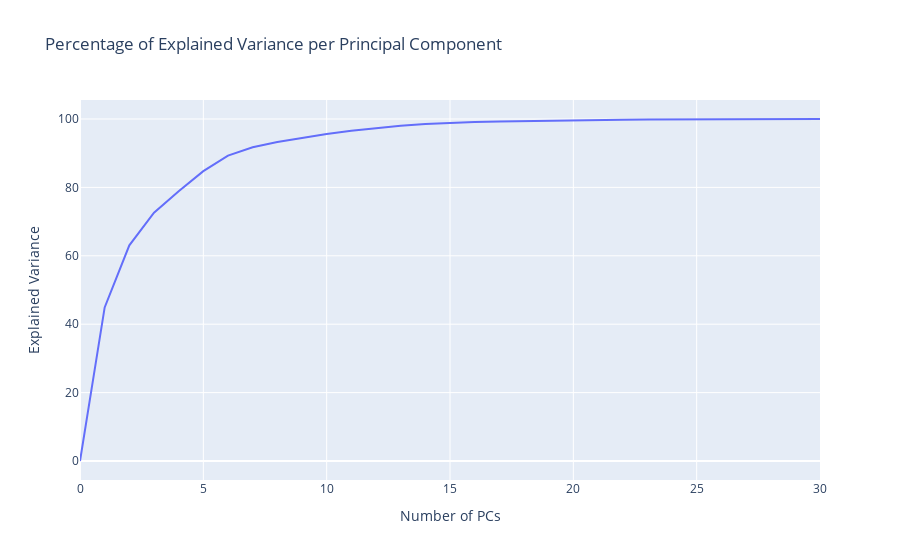

Notebook code for this chart:
### Markdown cell above
##### PCA

### Code cell
# Principal Component Analysis
eda.pca_variance_plot(train_df, identifier=id_features, categorical=categorical_features, continuous=continuous_features, target="Diagnosis")

### Figure 1 — Plotly figure (JSON) as saved in the notebook; plotly's stock layout.template omitted (floating-point values rounded to 4 significant figures)
{"data": [{"type": "scatter", "y": [0, 44.91, 63.07, 72.62, 78.87, 84.75, 89.29, 91.74, 93.25, 94.56, 95.64, 96.58, 97.37, 98.03, 98.54, 98.89, 99.13, 99.29, 99.43, 99.54, 99.65, 99.73, 99.8, 99.85, 99.9, 99.94, 99.97, 99.99, 100.0, 100.0, 100.0]}], "layout": {"title": {"text": "Percentage of Explained Variance per Principal Component"}, "xaxis": {"range": [0, 30], "title": {"text": "Number of PCs"}}, "yaxis": {"title": {"text": "Explained Variance"}}}}
